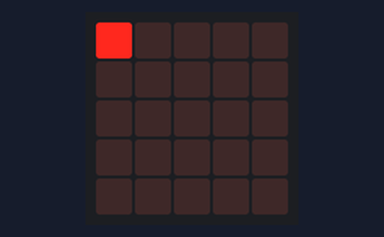
Simulated run of this program. Board: BBC micro:bit (MakeCode). On the bench: the board's 5×5 LED display.

Above: at 0.1 s.
At 0.6 s:
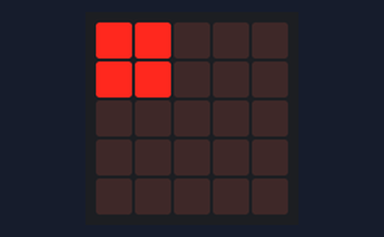
At 1.1 s:
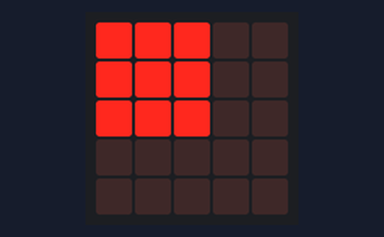
At 1.6 s:
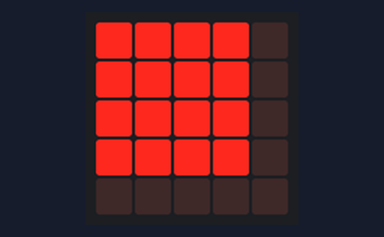
At 2.2 s:
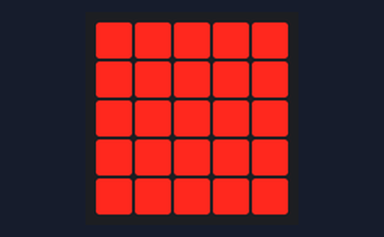

The program:

main.ts
```typescript
enum RadioMessage {
    message1 = 49434,
    NAO = 38124
}
radio.setGroup(1)
basic.forever(function () {
    for (let index = 0; index < 4; index++) {
        basic.showLeds(`
            # . . . .
            . . . . .
            . . . . .
            . . . . .
            . . . . .
            `)
        basic.pause(100)
        basic.showLeds(`
            # # . . .
            # # . . .
            . . . . .
            . . . . .
            . . . . .
            `)
        basic.pause(100)
        basic.showLeds(`
            # # # . .
            # # # . .
            # # # . .
            . . . . .
            . . . . .
            `)
        basic.pause(100)
        basic.showLeds(`
            # # # # .
            # # # # .
            # # # # .
            # # # # .
            . . . . .
            `)
        basic.pause(100)
        basic.showLeds(`
            # # # # #
            # # # # #
            # # # # #
            # # # # #
            # # # # #
            `)
    }
})
```

test.ts
```typescript
// testes vão aqui; isto não será compilado quando este pacote for usado como uma extensão.
```

Measured:
- by itself, everything shown: repeats every 2.4 s, in 5 steps
- what the display in image 1 shows lasts 0.5 s, from 0.5 s to 1.0 s
- what the display in image 4 shows lasts 0.4 s, from 2.0 s to 2.4 s
